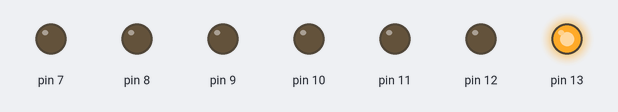
Recording of a sketch running on a simulated Arduino Uno, built with avr-gcc and run on an emulated ATmega328P. On the bench: output pins drawn as LEDs (lit = HIGH).

Above: at 0.5 s.
At 2.5 s:
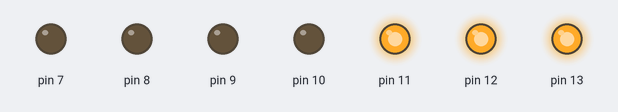
At 4.5 s:
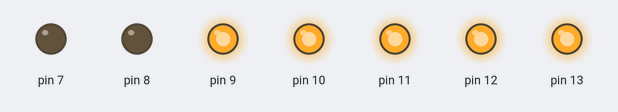
At 7.5 s:
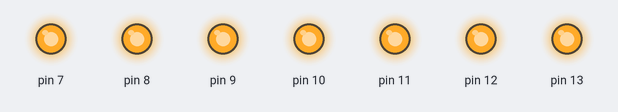
At 11.5 s:
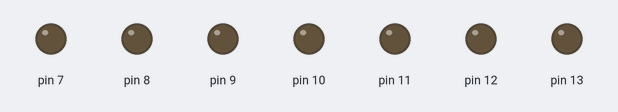
At 17.5 s:
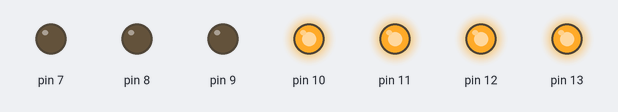
Timing chart, 0 to 18.2 s (numbered marks = the images above):
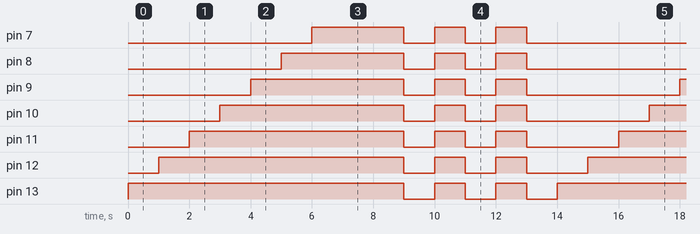

The sketch:

7segChase.ino
```cpp
int delayTime = 1000; // indicator of delay

void setup() {
pinMode(13, OUTPUT);
  pinMode(12, OUTPUT);
  pinMode(11, OUTPUT);
  pinMode(10, OUTPUT);
  pinMode(9, OUTPUT);
  pinMode(8, OUTPUT);
  pinMode(7, OUTPUT);
}

void loop() {
  // put your main code here, to run repeatedly:
  digitalWrite(13, HIGH);  // change state of the LED by setting the pin to the HIGH voltage level
   delay(delayTime);

  digitalWrite(12, HIGH);   // change state of the LED by setting the pin to the HIGH voltage level
   delay(delayTime);

  digitalWrite(11, HIGH);  // change state of the LED by setting the pin to the HIGH voltage level
   delay(delayTime);

  digitalWrite(10, HIGH);   // change state of the LED by setting the pin to the HIGH voltage level
   delay(delayTime);

  digitalWrite(9, HIGH);  // change state of the LED by setting the pin to the HIGH voltage level
   delay(delayTime);

  digitalWrite(8, HIGH);   // change state of the LED by setting the pin to the LOW voltage level
   delay(delayTime);

  digitalWrite(7, HIGH);   // change state of the LED by setting the pin to the LOW voltage level
  delay(delayTime);
  digitalWrite(7, HIGH);   // change state of the LED by setting the pin to the LOW voltage level
  delay(delayTime);
  digitalWrite(7, HIGH);   // change state of the LED by setting the pin to the LOW voltage level
  delay(delayTime);

  digitalWrite(13, LOW);  // change state of the LED by setting the pin to the HIGH voltage level
  digitalWrite(12, LOW);  // change state of the LED by setting the pin to the HIGH voltage level
  digitalWrite(11, LOW);  // change state of the LED by setting the pin to the HIGH voltage level
  digitalWrite(10, LOW);  // change state of the LED by setting the pin to the HIGH voltage level
  digitalWrite(9, LOW);  // change state of the LED by setting the pin to the HIGH voltage level
  digitalWrite(8, LOW);  // change state of the LED by setting the pin to the HIGH voltage level
  digitalWrite(7, LOW);  // change state of the LED by setting the pin to the HIGH voltage level
   delay(delayTime);

  digitalWrite(13, HIGH);  // change state of the LED by setting the pin to the HIGH voltage level
  digitalWrite(12, HIGH);  // change state of the LED by setting the pin to the HIGH voltage level
  digitalWrite(11, HIGH);  // change state of the LED by setting the pin to the HIGH voltage level
  digitalWrite(10, HIGH);  // change state of the LED by setting the pin to the HIGH voltage level
  digitalWrite(9, HIGH);  // change state of the LED by setting the pin to the HIGH voltage level
  digitalWrite(8, HIGH);  // change state of the LED by setting the pin to the HIGH voltage level
  digitalWrite(7, HIGH);  // change state of the LED by setting the pin to the HIGH voltage level
  delay(delayTime);

  digitalWrite(13, LOW);  // change state of the LED by setting the pin to the HIGH voltage level
  digitalWrite(12, LOW);  // change state of the LED by setting the pin to the HIGH voltage level
  digitalWrite(11, LOW);  // change state of the LED by setting the pin to the HIGH voltage level
  digitalWrite(10, LOW);  // change state of the LED by setting the pin to the HIGH voltage level
  digitalWrite(9, LOW);  // change state of the LED by setting the pin to the HIGH voltage level
  digitalWrite(8, LOW);  // change state of the LED by setting the pin to the HIGH voltage level
  digitalWrite(7, LOW);  // change state of the LED by setting the pin to the HIGH voltage level
   delay(delayTime);

    digitalWrite(13, HIGH);  // change state of the LED by setting the pin to the HIGH voltage level
  digitalWrite(12, HIGH);  // change state of the LED by setting the pin to the HIGH voltage level
  digitalWrite(11, HIGH);  // change state of the LED by setting the pin to the HIGH voltage level
  digitalWrite(10, HIGH);  // change state of the LED by setting the pin to the HIGH voltage level
  digitalWrite(9, HIGH);  // change state of the LED by setting the pin to the HIGH voltage level
  digitalWrite(8, HIGH);  // change state of the LED by setting the pin to the HIGH voltage level
  digitalWrite(7, HIGH);  // change state of the LED by setting the pin to the HIGH voltage level
  delay(delayTime);

  digitalWrite(13, LOW);  // change state of the LED by setting the pin to the HIGH voltage level
  digitalWrite(12, LOW);  // change state of the LED by setting the pin to the HIGH voltage level
  digitalWrite(11, LOW);  // change state of the LED by setting the pin to the HIGH voltage level
  digitalWrite(10, LOW);  // change state of the LED by setting the pin to the HIGH voltage level
  digitalWrite(9, LOW);  // change state of the LED by setting the pin to the HIGH voltage level
  digitalWrite(8, LOW);  // change state of the LED by setting the pin to the HIGH voltage level
  digitalWrite(7, LOW);  // change state of the LED by setting the pin to the HIGH voltage level
   delay(delayTime);
}
```

Measured:
- by itself, pin 7: repeats every 14.0 s: 2 × (LOW 1.0 s, HIGH 1.0 s), LOW 7.0 s, HIGH 3.0 s
- by itself, pin 8: repeats every 14.0 s: 2 × (LOW 1.0 s, HIGH 1.0 s), LOW 6.0 s, HIGH 4.0 s
- by itself, pin 9: repeats every 14.0 s: 2 × (LOW 1.0 s, HIGH 1.0 s), LOW 5.0 s, HIGH 5.0 s
- by itself, pin 10: repeats every 14.0 s: 2 × (LOW 1.0 s, HIGH 1.0 s), LOW 4.0 s, HIGH 6.0 s
- by itself, pin 11: repeats every 14.0 s: 2 × (LOW 1.0 s, HIGH 1.0 s), LOW 3.0 s, HIGH 7.0 s
- by itself, pin 12: repeats every 14.0 s: 2 × (LOW 1.0 s, HIGH 1.0 s), LOW 2.0 s, HIGH 8.0 s
- by itself, pin 13: repeats every 14.0 s: 2 × (LOW 1.0 s, HIGH 1.0 s), LOW 1.0 s, HIGH 9.0 s
